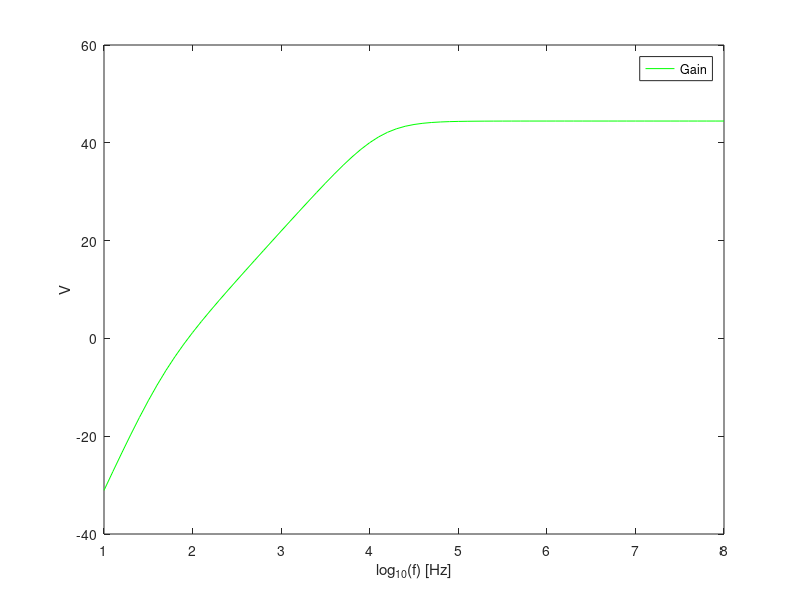

Recreate this plot in MATLAB.
%gain stage

VT=25e-3
BFN=178.7
VAFN=69.7
RE1=100
RC1=1000
RB1=80000
RB2=20000
VBEON=0.7
VCC=12
RS=100
c1 = 0.001;
c2 = 0.001;
c3 = 10^-6;


RB=1/(1/RB1+1/RB2);
VEQ=RB2/(RB1+RB2)*VCC;
IB1=(VEQ-VBEON)/(RB+(1+BFN)*RE1);
IC1=BFN*IB1;
IE1=(1+BFN)*IB1;
VE1=RE1*IE1;
VO1=VCC-RC1*IC1;
VCE=VO1-VE1;


gm1=IC1/VT;
rpi1=BFN/gm1;
ro1=VAFN/IC1;

RSB=RB*RS/(RB+RS);

AV1 = RSB/RS * RC1*(RE1-gm1*rpi1*ro1)/((ro1+RC1+RE1)*(RSB+rpi1+RE1)+gm1*RE1*ro1*rpi1 - RE1^2);
AV1_DB = 20*log10(abs(AV1));
AV1simple = RB/(RB+RS) * gm1*RC1/(1+gm1*RE1);
AV1simple_DB = 20*log10(abs(AV1simple));

RE1=0;
AV1 = RSB/RS * RC1*(RE1-gm1*rpi1*ro1)/((ro1+RC1+RE1)*(RSB+rpi1+RE1)+gm1*RE1*ro1*rpi1 - RE1^2);
AV1_DB = 20*log10(abs(AV1));
AV1simple =  - RSB/RS * gm1*RC1/(1+gm1*RE1);
AV1simple_DB = 20*log10(abs(AV1simple));

RE1=100
ZI1 = 1/(1/RB+1/(((ro1+RC1+RE1)*(rpi1+RE1)+gm1*RE1*ro1*rpi1 - RE1^2)/(ro1+RC1+RE1)));

ZX = ro1*(1/RE1+1/(rpi1+RSB)+1/ro1+gm1*rpi1/(rpi1+RSB))/(1/RE1+1/(rpi1+RSB));
ZO1 = 1/(1/ZX+1/RC1);

RE1=0
ZI1 = 1/(1/RB+1/(((ro1+RC1+RE1)*(rpi1+RE1)+gm1*RE1*ro1*rpi1 - RE1^2)/(ro1+RC1+RE1)));
ZO1 = 1/(1/ro1+1/RC1);


tab=fopen("gain.tex","w");

fprintf(tab, "Gain & %fdB \\\\ \\hline \n", AV1simple_DB);
fprintf(tab, "Input Impedance & %f \\\\ \\hline \n", ZI1);
fprintf(tab, "Output Impedance & %f \\\\ \\hline \n", ZO1);

fclose(tab);


%ouput stage
BFP = 227.3
VAFP = 37.2
RE2 = 100
VEBON = 0.7
VI2 = VO1
IE2 = (VCC-VEBON-VI2)/RE2
IC2 = BFP/(BFP+1)*IE2
VO2 = VCC - RE2*IE2

gm2 = IC2/VT
go2 = IC2/VAFP
gpi2 = gm2/BFP
ge2 = 1/RE2

AV2 = gm2/(gm2+gpi2+go2+ge2)
ZI2 = (gm2+gpi2+go2+ge2)/gpi2/(gpi2+go2+ge2)
ZO2 = 1/(gm2+gpi2+go2+ge2)

tab=fopen("output.tex","w");
fprintf(tab, "Gain & %f \\\\ \\hline \n", AV2);
fprintf(tab, "Input Impedance & %f \\\\ \\hline \n", ZI2);
fprintf(tab, "Output Impedance & %f \\\\ \\hline \n", ZO2);

fclose(tab);

%total
gB = 1/(1/gpi2+ZO1);
AV = (gB+gm2/gpi2*gB)/(gB+ge2+go2+gm2/gpi2*gB)*AV1;
AV_DB = 20*log10(abs(AV));
ZI=ZI1;
ZO=1/(go2+gm2/gpi2*gB+ge2+gB);

tab=fopen("total.tex","w");

fprintf(tab, "Gain & %f \\\\ \\hline \n", AV_DB);
fprintf(tab, "Input Impedance & %f \\\\ \\hline \n", ZI);
fprintf(tab, "Output Impedance & %f \\\\ \\hline \n", ZO);

fclose(tab);
RE1=100;
vin=0.01;
Rpi2 = 1/ gpi2;
Ro2 = 1 / go2;
Load=8;
gain=[];
gain_DB=[];
i=1;

for t=1:0.1:8
	w=2*pi*power(10,t);
	Zc1 = 1 ./(j*w*c1);
	Zc2 = 1 ./(j*w*c2);
	Zc3 = 1 ./(j*w*c3);
	ZRe_C1=1/(1/RE1+1/Zc2);
	ZRe2_Ro2=1/(1/Ro2+1/RE2);
	
	A=[RS+Zc1+RB,-RB,0,0,0,0,0;
	-RB,RB+rpi1+ZRe_C1,0,-ZRe_C1,0,0,0;
	0,rpi1*gm1,1,0,0,0,0;
	0,-ZRe_C1,-ro1,ZRe_C1+ro1+RC1,-RC1,0,0;
	0,0,0,-RC1,Rpi2+RC1,ZRe2_Ro2,-ZRe2_Ro2;
	0,0,0,0,-1-Rpi2*gm2,1,0;
	0,0,0,0,0,-ZRe2_Ro2,ZRe2_Ro2+Load+Zc3;
	];

	B=[vin;0;0;0;0;0;0];
	
	X=A\B;
	
	gain(i)=X(7)*Load/vin;
	gain_DB(i)=20*log10(abs(X(7)*Load/vin));
	i=i+1;
endfor

gain_DB
t=1:0.1:8;
theo = figure();
plot (t, gain_DB, "g");
legend("Gain");
xlabel ("log_{10}(f) [Hz]");
ylabel ("V");
print (theo, "theo.eps", "-depsc");
